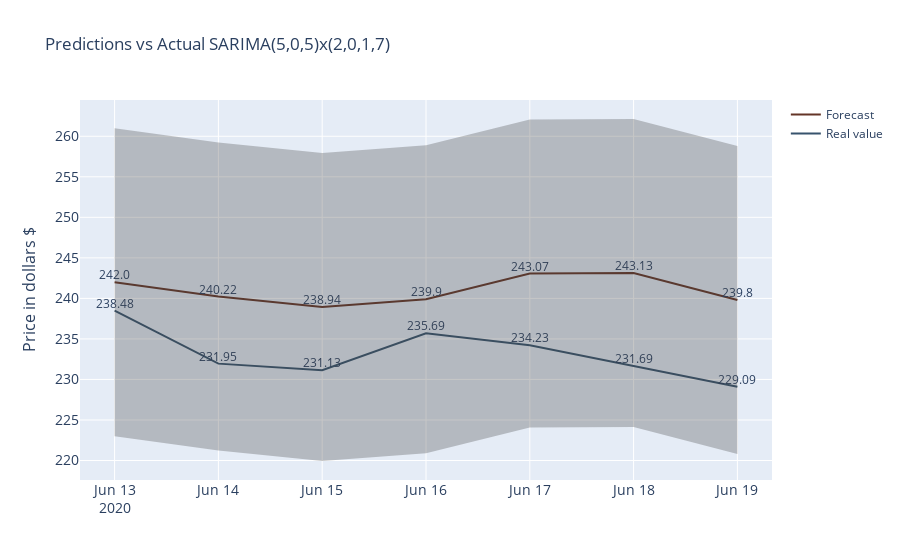

Write notebook code for a chart like this one.
### Code cell
aux = aux_df.reset_index()

fig = go.Figure()
fig.add_trace(go.Scatter(x=list(aux['Fecha']),
                y=aux['Real_value'],
                name="Real value",
                marker_color='rgb(55, 83, 109)',
                mode="lines+text",
                text=list(aux['Real_value']),
                textposition="top center"
                ))
fig.add_trace(go.Scatter(x=list(aux['Fecha']),
                y=aux['Forecast'],
                name="Forecast",
                marker_color='rgb(100, 53, 39)',
                mode="lines+text",
                text=list(aux['Forecast']),
                textposition="top center"
                ))
fig.add_trace(go.Scatter(
                name='Upper Bound',
                x=list(aux['Fecha']),
                y=aux['Forecast']+19,
                mode='lines',
                marker=dict(color="#444"),
                line=dict(width=0),
                showlegend=False
                ))
fig.add_trace(go.Scatter(
                name='Lower Bound',
                x=list(aux['Fecha']),
                y=aux['Forecast']-19,
                marker=dict(color="#444"),
                line=dict(width=0),
                mode='lines',
                fillcolor='rgba(68, 68, 68, 0.3)',
                fill='tonexty',
                showlegend=False
                ))
fig.update_layout(
    title='Predictions vs Actual SARIMA(5,0,5)x(2,0,1,7)',
    xaxis_tickfont_size=14,
    yaxis=dict(
        title='Price in dollars $',
        titlefont_size=16,
        tickfont_size=14,
    )
)
fig.show()

### Figure 1 — Plotly figure (JSON) as saved in the notebook; plotly's stock layout.template omitted (floating-point values rounded to 4 significant figures)
{"data": [{"marker": {"color": "rgb(55, 83, 109)"}, "mode": "lines+text", "name": "Real value", "text": ["238.48", "231.95", "231.13", "235.69", "234.23", "231.69", "229.09"], "textposition": "top center", "type": "scatter", "x": ["2020-06-13T00:00:00", "2020-06-14T00:00:00", "2020-06-15T00:00:00", "2020-06-16T00:00:00", "2020-06-17T00:00:00", "2020-06-18T00:00:00", "2020-06-19T00:00:00"], "y": [238.5, 231.9, 231.1, 235.7, 234.2, 231.7, 229.1]}, {"marker": {"color": "rgb(100, 53, 39)"}, "mode": "lines+text", "name": "Forecast", "text": ["242.0", "240.22", "238.94", "239.9", "243.07", "243.13", "239.8"], "textposition": "top center", "type": "scatter", "x": ["2020-06-13T00:00:00", "2020-06-14T00:00:00", "2020-06-15T00:00:00", "2020-06-16T00:00:00", "2020-06-17T00:00:00", "2020-06-18T00:00:00", "2020-06-19T00:00:00"], "y": [242, 240.2, 238.9, 239.9, 243.1, 243.1, 239.8]}, {"line": {"width": 0}, "marker": {"color": "#444"}, "mode": "lines", "name": "Upper Bound", "showlegend": false, "type": "scatter", "x": ["2020-06-13T00:00:00", "2020-06-14T00:00:00", "2020-06-15T00:00:00", "2020-06-16T00:00:00", "2020-06-17T00:00:00", "2020-06-18T00:00:00", "2020-06-19T00:00:00"], "y": [261, 259.2, 257.9, 258.9, 262.1, 262.1, 258.8]}, {"fill": "tonexty", "fillcolor": "rgba(68, 68, 68, 0.3)", "line": {"width": 0}, "marker": {"color": "#444"}, "mode": "lines", "name": "Lower Bound", "showlegend": false, "type": "scatter", "x": ["2020-06-13T00:00:00", "2020-06-14T00:00:00", "2020-06-15T00:00:00", "2020-06-16T00:00:00", "2020-06-17T00:00:00", "2020-06-18T00:00:00", "2020-06-19T00:00:00"], "y": [223, 221.2, 219.9, 220.9, 224.1, 224.1, 220.8]}], "layout": {"title": {"text": "Predictions vs Actual SARIMA(5,0,5)x(2,0,1,7)"}, "xaxis": {"tickfont": {"size": 14}}, "yaxis": {"tickfont": {"size": 14}, "title": {"font": {"size": 16}, "text": "Price in dollars $"}}}}
